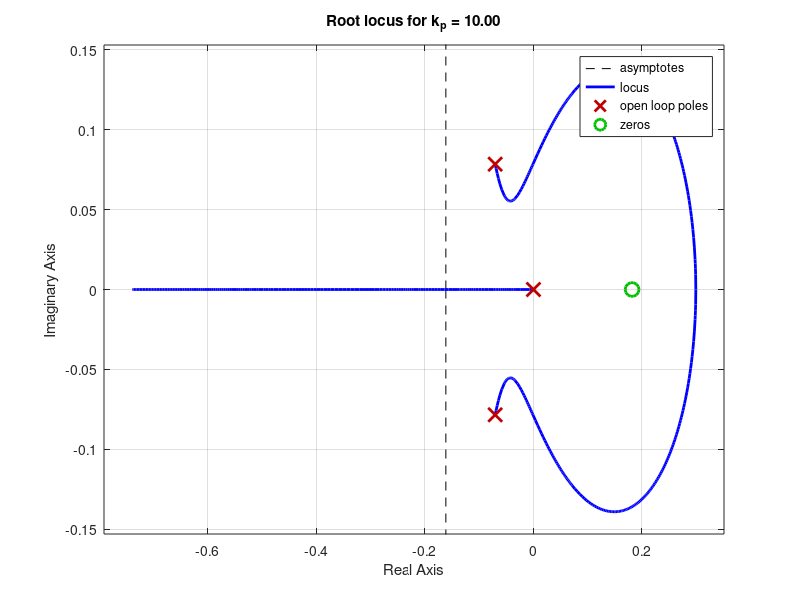

Reproduce this figure in MATLAB. (Note: this script raises an error after producing the figure.)
%% Second order system model parameters

a = 0.0102;
K = 0.0051;
tau = 11;
y_room = 23;

s = tf('s');

%% Section 2.1

P = (K*(1-(s*tau)/2))/((1+(s*tau)/2)*(s+a));
% Gp = (P*kp)/(1 + P*kp);

rlocus(P);

%% Section 2.2

kp = 10;

A = tau/2*s^3 + (1 + a*tau/2 - tau*K*kp/2)*s^2 + (a+kp*K)*s;
B = K - tau*K*s/2;

rlocus(B/A);
grid on;
title(sprintf('Root locus for k_p = %.2f', kp));

%% Parameters for part 3

kp = 8.75;
ki = 0.1;
ref = 60 - y_room;

%% 
stepinfo(Dout.Data, Dout.time)

%%
plot(Dout.time, ref, Dout.time, Dout.Data);
